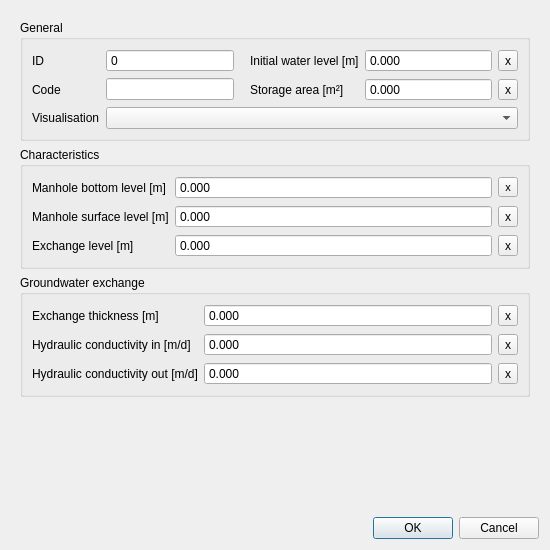
<?xml version="1.0" encoding="UTF-8"?>
<ui version="4.0">
 <class>Form</class>
 <widget class="QWidget" name="Form">
  <property name="geometry">
   <rect>
    <x>0</x>
    <y>0</y>
    <width>550</width>
    <height>550</height>
   </rect>
  </property>
  <property name="windowTitle">
   <string>Form</string>
  </property>
  <property name="locale">
   <locale language="English" country="UnitedStates"/>
  </property>
  <layout class="QGridLayout" name="gridLayout">
   <item row="4" column="0">
    <widget class="QDialogButtonBox" name="buttonBox">
     <property name="standardButtons">
      <set>QDialogButtonBox::Cancel|QDialogButtonBox::Ok</set>
     </property>
    </widget>
   </item>
   <item row="0" column="0">
    <widget class="QScrollArea" name="scrollArea">
     <property name="frameShape">
      <enum>QFrame::NoFrame</enum>
     </property>
     <property name="widgetResizable">
      <bool>true</bool>
     </property>
     <widget class="QWidget" name="scrollAreaWidgetContents">
      <property name="geometry">
       <rect>
        <x>0</x>
        <y>0</y>
        <width>532</width>
        <height>503</height>
       </rect>
      </property>
      <layout class="QGridLayout" name="gridLayout_2">
       <item row="0" column="0">
        <widget class="QGroupBox" name="grp_general">
         <property name="enabled">
          <bool>true</bool>
         </property>
         <property name="locale">
          <locale language="English" country="UnitedStates"/>
         </property>
         <property name="title">
          <string>General</string>
         </property>
         <layout class="QGridLayout" name="gridLayout_3">
          <item row="2" column="3">
           <widget class="QDoubleSpinBox" name="storage_area">
            <property name="sizePolicy">
             <sizepolicy hsizetype="Expanding" vsizetype="Fixed">
              <horstretch>0</horstretch>
              <verstretch>0</verstretch>
             </sizepolicy>
            </property>
            <property name="locale">
             <locale language="English" country="UnitedStates"/>
            </property>
            <property name="inputMethodHints">
             <set>Qt::ImhNone</set>
            </property>
            <property name="buttonSymbols">
             <enum>QAbstractSpinBox::NoButtons</enum>
            </property>
            <property name="decimals">
             <number>3</number>
            </property>
            <property name="minimum">
             <double>-99999999.000000000000000</double>
            </property>
            <property name="maximum">
             <double>999999999.000000000000000</double>
            </property>
           </widget>
          </item>
          <item row="1" column="3">
           <widget class="QDoubleSpinBox" name="initial_waterlevel">
            <property name="sizePolicy">
             <sizepolicy hsizetype="Expanding" vsizetype="Fixed">
              <horstretch>0</horstretch>
              <verstretch>0</verstretch>
             </sizepolicy>
            </property>
            <property name="locale">
             <locale language="English" country="UnitedStates"/>
            </property>
            <property name="inputMethodHints">
             <set>Qt::ImhNone</set>
            </property>
            <property name="buttonSymbols">
             <enum>QAbstractSpinBox::NoButtons</enum>
            </property>
            <property name="decimals">
             <number>3</number>
            </property>
            <property name="minimum">
             <double>-99999999.000000000000000</double>
            </property>
            <property name="maximum">
             <double>999999999.000000000000000</double>
            </property>
           </widget>
          </item>
          <item row="2" column="1">
           <widget class="QLineEdit" name="code">
            <property name="sizePolicy">
             <sizepolicy hsizetype="Expanding" vsizetype="Fixed">
              <horstretch>0</horstretch>
              <verstretch>0</verstretch>
             </sizepolicy>
            </property>
            <property name="locale">
             <locale language="English" country="UnitedStates"/>
            </property>
           </widget>
          </item>
          <item row="1" column="2">
           <widget class="QLabel" name="label_13">
            <property name="locale">
             <locale language="English" country="UnitedStates"/>
            </property>
            <property name="text">
             <string>Initial water level [m]</string>
            </property>
            <property name="alignment">
             <set>Qt::AlignLeading|Qt::AlignLeft|Qt::AlignVCenter</set>
            </property>
            <property name="indent">
             <number>10</number>
            </property>
           </widget>
          </item>
          <item row="1" column="0">
           <widget class="QLabel" name="label_7">
            <property name="locale">
             <locale language="English" country="UnitedStates"/>
            </property>
            <property name="text">
             <string>ID</string>
            </property>
            <property name="alignment">
             <set>Qt::AlignLeading|Qt::AlignLeft|Qt::AlignVCenter</set>
            </property>
           </widget>
          </item>
          <item row="2" column="2">
           <widget class="QLabel" name="label_14">
            <property name="locale">
             <locale language="English" country="UnitedStates"/>
            </property>
            <property name="text">
             <string>Storage area [m²]</string>
            </property>
            <property name="alignment">
             <set>Qt::AlignLeading|Qt::AlignLeft|Qt::AlignVCenter</set>
            </property>
            <property name="indent">
             <number>10</number>
            </property>
           </widget>
          </item>
          <item row="2" column="0">
           <widget class="QLabel" name="label_8">
            <property name="locale">
             <locale language="English" country="UnitedStates"/>
            </property>
            <property name="text">
             <string>Code</string>
            </property>
            <property name="alignment">
             <set>Qt::AlignLeading|Qt::AlignLeft|Qt::AlignVCenter</set>
            </property>
           </widget>
          </item>
          <item row="1" column="1">
           <widget class="QSpinBox" name="id">
            <property name="sizePolicy">
             <sizepolicy hsizetype="Expanding" vsizetype="Fixed">
              <horstretch>0</horstretch>
              <verstretch>0</verstretch>
             </sizepolicy>
            </property>
            <property name="locale">
             <locale language="English" country="UnitedStates"/>
            </property>
            <property name="readOnly">
             <bool>true</bool>
            </property>
            <property name="buttonSymbols">
             <enum>QAbstractSpinBox::NoButtons</enum>
            </property>
            <property name="maximum">
             <number>999999999</number>
            </property>
           </widget>
          </item>
          <item row="1" column="4">
           <widget class="QToolButton" name="initial_waterlevel_clear">
            <property name="text">
             <string>x</string>
            </property>
           </widget>
          </item>
          <item row="2" column="4">
           <widget class="QToolButton" name="storage_area_clear">
            <property name="text">
             <string>x</string>
            </property>
           </widget>
          </item>
          <item row="3" column="0">
           <widget class="QLabel" name="label_15">
            <property name="locale">
             <locale language="English" country="UnitedStates"/>
            </property>
            <property name="text">
             <string>Visualisation</string>
            </property>
            <property name="alignment">
             <set>Qt::AlignLeading|Qt::AlignLeft|Qt::AlignVCenter</set>
            </property>
            <property name="indent">
             <number>-1</number>
            </property>
           </widget>
          </item>
          <item row="3" column="1" colspan="4">
           <widget class="QComboBox" name="visualisation">
            <property name="sizePolicy">
             <sizepolicy hsizetype="Expanding" vsizetype="Fixed">
              <horstretch>0</horstretch>
              <verstretch>0</verstretch>
             </sizepolicy>
            </property>
            <property name="locale">
             <locale language="English" country="UnitedStates"/>
            </property>
           </widget>
          </item>
         </layout>
        </widget>
       </item>
       <item row="3" column="0">
        <spacer name="verticalSpacer">
         <property name="orientation">
          <enum>Qt::Vertical</enum>
         </property>
         <property name="sizeHint" stdset="0">
          <size>
           <width>20</width>
           <height>40</height>
          </size>
         </property>
        </spacer>
       </item>
       <item row="1" column="0">
        <widget class="QGroupBox" name="grp_characteristics">
         <property name="enabled">
          <bool>true</bool>
         </property>
         <property name="locale">
          <locale language="English" country="UnitedStates"/>
         </property>
         <property name="title">
          <string>Characteristics</string>
         </property>
         <layout class="QGridLayout" name="gridLayout_4">
          <item row="2" column="0">
           <widget class="QLabel" name="label_12">
            <property name="locale">
             <locale language="English" country="UnitedStates"/>
            </property>
            <property name="text">
             <string>Exchange level [m]</string>
            </property>
            <property name="alignment">
             <set>Qt::AlignLeading|Qt::AlignLeft|Qt::AlignVCenter</set>
            </property>
            <property name="indent">
             <number>-1</number>
            </property>
           </widget>
          </item>
          <item row="0" column="1">
           <widget class="QDoubleSpinBox" name="manhole_bottom_level">
            <property name="sizePolicy">
             <sizepolicy hsizetype="Expanding" vsizetype="Fixed">
              <horstretch>0</horstretch>
              <verstretch>0</verstretch>
             </sizepolicy>
            </property>
            <property name="locale">
             <locale language="English" country="UnitedStates"/>
            </property>
            <property name="inputMethodHints">
             <set>Qt::ImhNone</set>
            </property>
            <property name="buttonSymbols">
             <enum>QAbstractSpinBox::NoButtons</enum>
            </property>
            <property name="decimals">
             <number>3</number>
            </property>
            <property name="minimum">
             <double>-9999999999.000000000000000</double>
            </property>
            <property name="maximum">
             <double>9999999999.000000000000000</double>
            </property>
           </widget>
          </item>
          <item row="2" column="1">
           <widget class="QDoubleSpinBox" name="exchange_level">
            <property name="sizePolicy">
             <sizepolicy hsizetype="Expanding" vsizetype="Fixed">
              <horstretch>0</horstretch>
              <verstretch>0</verstretch>
             </sizepolicy>
            </property>
            <property name="locale">
             <locale language="English" country="UnitedStates"/>
            </property>
            <property name="inputMethodHints">
             <set>Qt::ImhNone</set>
            </property>
            <property name="buttonSymbols">
             <enum>QAbstractSpinBox::NoButtons</enum>
            </property>
            <property name="decimals">
             <number>3</number>
            </property>
            <property name="minimum">
             <double>-9999999999.000000000000000</double>
            </property>
            <property name="maximum">
             <double>9999999999.000000000000000</double>
            </property>
           </widget>
          </item>
          <item row="1" column="1">
           <widget class="QDoubleSpinBox" name="manhole_surface_level">
            <property name="sizePolicy">
             <sizepolicy hsizetype="Expanding" vsizetype="Fixed">
              <horstretch>0</horstretch>
              <verstretch>0</verstretch>
             </sizepolicy>
            </property>
            <property name="locale">
             <locale language="English" country="UnitedStates"/>
            </property>
            <property name="inputMethodHints">
             <set>Qt::ImhNone</set>
            </property>
            <property name="buttonSymbols">
             <enum>QAbstractSpinBox::NoButtons</enum>
            </property>
            <property name="decimals">
             <number>3</number>
            </property>
            <property name="minimum">
             <double>-9999999999.000000000000000</double>
            </property>
            <property name="maximum">
             <double>9999999999.000000000000000</double>
            </property>
           </widget>
          </item>
          <item row="0" column="2">
           <widget class="QToolButton" name="manhole_bottom_level_clear">
            <property name="font">
             <font>
              <pointsize>8</pointsize>
             </font>
            </property>
            <property name="text">
             <string>x</string>
            </property>
           </widget>
          </item>
          <item row="0" column="0">
           <widget class="QLabel" name="label_10">
            <property name="locale">
             <locale language="English" country="UnitedStates"/>
            </property>
            <property name="text">
             <string>Manhole bottom level [m]</string>
            </property>
            <property name="alignment">
             <set>Qt::AlignLeading|Qt::AlignLeft|Qt::AlignVCenter</set>
            </property>
            <property name="indent">
             <number>-1</number>
            </property>
           </widget>
          </item>
          <item row="1" column="0">
           <widget class="QLabel" name="label_11">
            <property name="locale">
             <locale language="English" country="UnitedStates"/>
            </property>
            <property name="text">
             <string>Manhole surface level [m]</string>
            </property>
            <property name="alignment">
             <set>Qt::AlignLeading|Qt::AlignLeft|Qt::AlignVCenter</set>
            </property>
            <property name="indent">
             <number>-1</number>
            </property>
           </widget>
          </item>
          <item row="1" column="2">
           <widget class="QToolButton" name="manhole_surface_level_clear">
            <property name="font">
             <font>
              <weight>50</weight>
              <italic>false</italic>
              <bold>false</bold>
             </font>
            </property>
            <property name="text">
             <string>x</string>
            </property>
           </widget>
          </item>
          <item row="2" column="2">
           <widget class="QToolButton" name="exchange_level_clear">
            <property name="text">
             <string>x</string>
            </property>
           </widget>
          </item>
         </layout>
        </widget>
       </item>
       <item row="2" column="0">
        <widget class="QGroupBox" name="grp_groundwater">
         <property name="title">
          <string>Groundwater exchange</string>
         </property>
         <layout class="QGridLayout" name="gridLayout_8">
          <item row="0" column="1">
           <widget class="QDoubleSpinBox" name="exchange_thickness">
            <property name="sizePolicy">
             <sizepolicy hsizetype="Expanding" vsizetype="Fixed">
              <horstretch>0</horstretch>
              <verstretch>0</verstretch>
             </sizepolicy>
            </property>
            <property name="locale">
             <locale language="English" country="UnitedStates"/>
            </property>
            <property name="buttonSymbols">
             <enum>QAbstractSpinBox::NoButtons</enum>
            </property>
            <property name="decimals">
             <number>3</number>
            </property>
            <property name="maximum">
             <double>1000000.000000000000000</double>
            </property>
           </widget>
          </item>
          <item row="0" column="2">
           <widget class="QToolButton" name="exchange_thickness_clear">
            <property name="text">
             <string>x</string>
            </property>
           </widget>
          </item>
          <item row="0" column="0">
           <widget class="QLabel" name="label_17">
            <property name="locale">
             <locale language="English" country="UnitedStates"/>
            </property>
            <property name="text">
             <string>Exchange thickness [m]</string>
            </property>
            <property name="alignment">
             <set>Qt::AlignLeading|Qt::AlignLeft|Qt::AlignVCenter</set>
            </property>
           </widget>
          </item>
          <item row="1" column="0">
           <widget class="QLabel" name="label_18">
            <property name="locale">
             <locale language="English" country="UnitedStates"/>
            </property>
            <property name="text">
             <string>Hydraulic conductivity in [m/d]</string>
            </property>
            <property name="alignment">
             <set>Qt::AlignLeading|Qt::AlignLeft|Qt::AlignVCenter</set>
            </property>
           </widget>
          </item>
          <item row="1" column="1">
           <widget class="QDoubleSpinBox" name="hydraulic_conductivity_in">
            <property name="sizePolicy">
             <sizepolicy hsizetype="Expanding" vsizetype="Fixed">
              <horstretch>0</horstretch>
              <verstretch>0</verstretch>
             </sizepolicy>
            </property>
            <property name="locale">
             <locale language="English" country="UnitedStates"/>
            </property>
            <property name="buttonSymbols">
             <enum>QAbstractSpinBox::NoButtons</enum>
            </property>
            <property name="decimals">
             <number>3</number>
            </property>
            <property name="maximum">
             <double>1000000.000000000000000</double>
            </property>
           </widget>
          </item>
          <item row="1" column="2">
           <widget class="QToolButton" name="hydraulic_conductivity_in_clear">
            <property name="text">
             <string>x</string>
            </property>
           </widget>
          </item>
          <item row="2" column="0">
           <widget class="QLabel" name="label_19">
            <property name="locale">
             <locale language="English" country="UnitedStates"/>
            </property>
            <property name="text">
             <string>Hydraulic conductivity out [m/d]</string>
            </property>
            <property name="alignment">
             <set>Qt::AlignLeading|Qt::AlignLeft|Qt::AlignVCenter</set>
            </property>
           </widget>
          </item>
          <item row="2" column="1">
           <widget class="QDoubleSpinBox" name="hydraulic_conductivity_out">
            <property name="sizePolicy">
             <sizepolicy hsizetype="Expanding" vsizetype="Fixed">
              <horstretch>0</horstretch>
              <verstretch>0</verstretch>
             </sizepolicy>
            </property>
            <property name="locale">
             <locale language="English" country="UnitedStates"/>
            </property>
            <property name="buttonSymbols">
             <enum>QAbstractSpinBox::NoButtons</enum>
            </property>
            <property name="decimals">
             <number>3</number>
            </property>
            <property name="maximum">
             <double>1000000.000000000000000</double>
            </property>
           </widget>
          </item>
          <item row="2" column="2">
           <widget class="QToolButton" name="hydraulic_conductivity_out_clear">
            <property name="text">
             <string>x</string>
            </property>
           </widget>
          </item>
         </layout>
        </widget>
       </item>
      </layout>
     </widget>
    </widget>
   </item>
  </layout>
 </widget>
 <tabstops>
  <tabstop>scrollArea</tabstop>
  <tabstop>id</tabstop>
  <tabstop>code</tabstop>
  <tabstop>initial_waterlevel</tabstop>
  <tabstop>initial_waterlevel_clear</tabstop>
  <tabstop>storage_area</tabstop>
  <tabstop>storage_area_clear</tabstop>
 </tabstops>
 <resources/>
 <connections/>
</ui>
